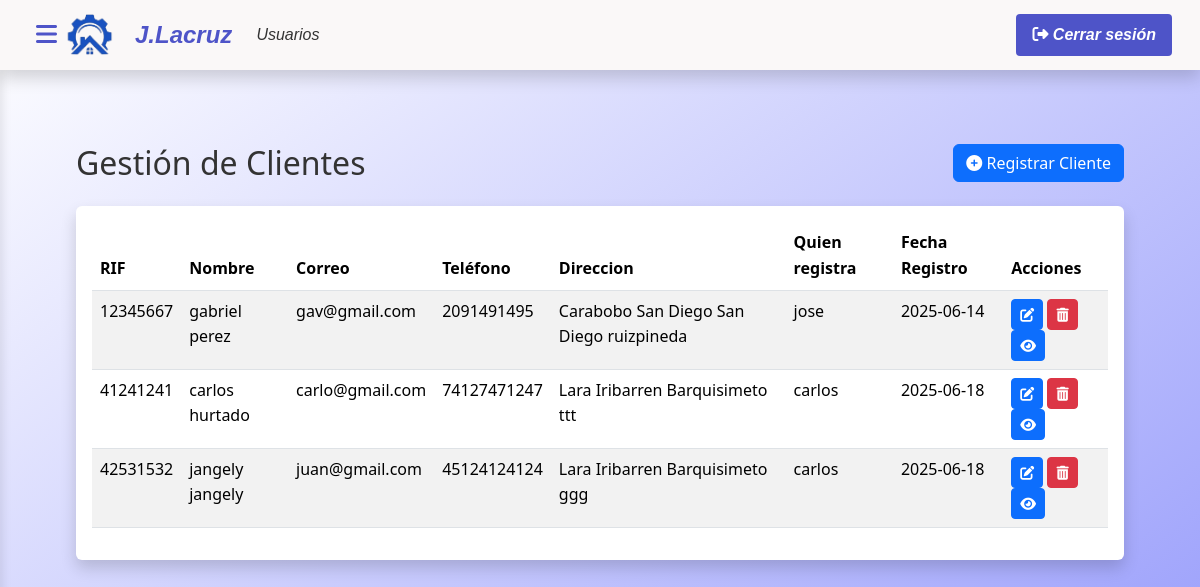
/index.php?c=clientes&m=index (signed in), run on an earlier commit of the app's database.
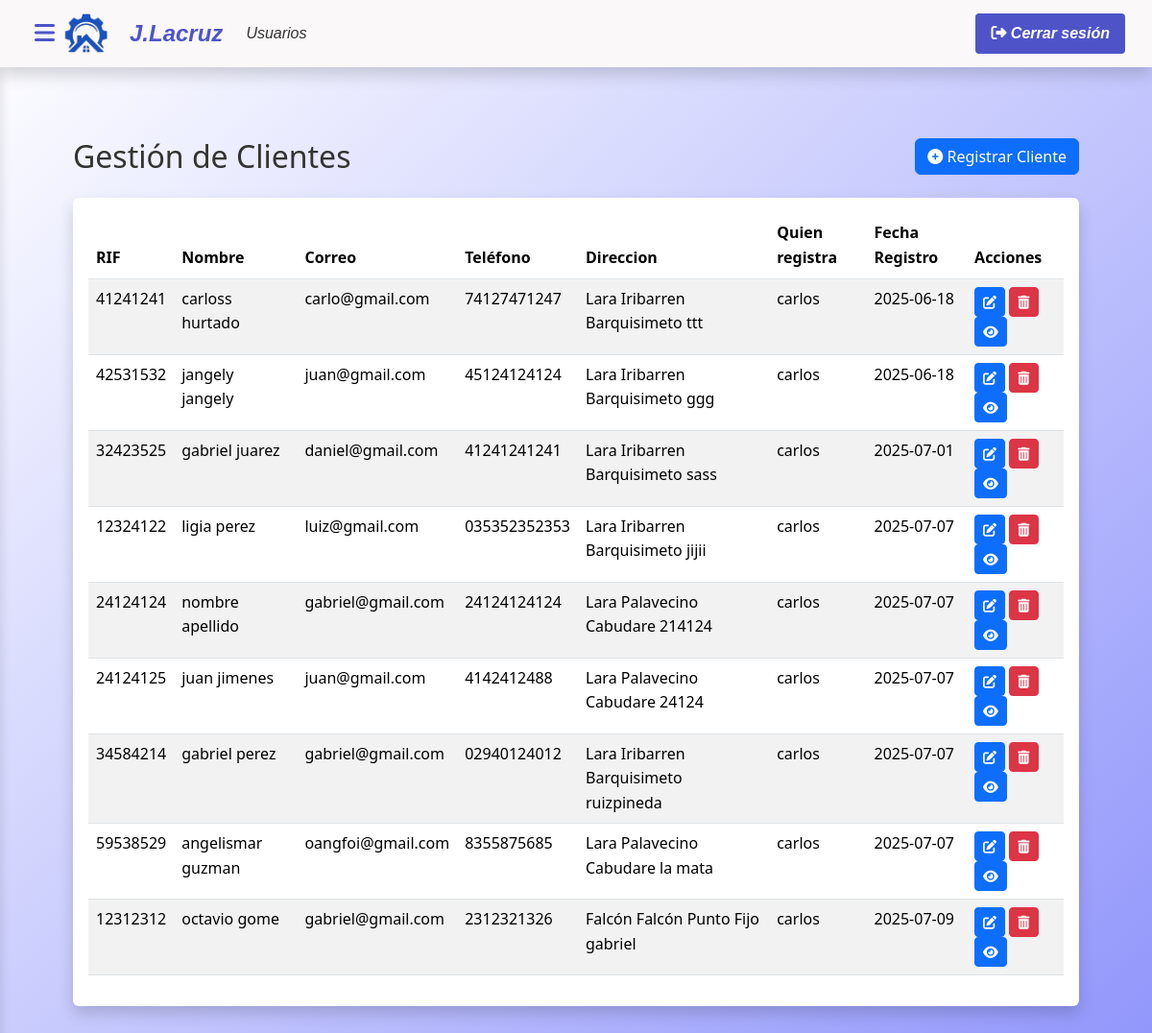
And on a later commit of the database.
### tables this page shows
CREATE TABLE `cliente` (
  `rif` varchar(20) NOT NULL,
  `cedula_usuario` int(11) NOT NULL,
  `razon_social` varchar(200) NOT NULL,
  `id_direccion` int(11) NOT NULL,
  `nombre` varchar(50) NOT NULL,
  `apellido` varchar(30) NOT NULL,
  `telefono` varchar(20) NOT NULL,
  `correo` varchar(100) NOT NULL,
  `fecha_registro` date NOT NULL
);

CREATE TABLE `estado` (
  `id_estado` int(11) NOT NULL,
  `nombre` varchar(100) NOT NULL
);

CREATE TABLE `municipio` (
  `id_municipio` int(11) NOT NULL,
  `id_estado` int(11) NOT NULL,
  `nombre` varchar(100) NOT NULL
);

CREATE TABLE `ciudad` (
  `id_ciudad` int(11) NOT NULL,
  `id_municipio` int(11) NOT NULL,
  `nombre` varchar(100) NOT NULL,
  `codigo_postal` varchar(10) NOT NULL
);

CREATE TABLE `direccion` (
  `id_direccion` int(11) NOT NULL,
  `id_estado` int(11) NOT NULL,
  `id_municipio` int(11) DEFAULT NULL,
  `id_ciudad` int(11) DEFAULT NULL,
  `calle` varchar(255) NOT NULL
);

CREATE TABLE `usuario` (
  `cedula` int(11) NOT NULL,
  `id_rol` int(11) NOT NULL,
  `username` varchar(50) NOT NULL,
  `clave` varchar(300) NOT NULL,
  `telefono` varchar(20) NOT NULL,
  `correo` varchar(100) NOT NULL
);

### modelo/conexion.php (called while the page is built, shortened)
<?php
class Conexion {
    public function __construct() {
    try {
        $this->pdo = new PDO("mysql:host=localhost;dbname=proyecto_lacruz", "root", "");
    } catch (PDOException $e) {
        die("Error de conexión: " . $e->getMessage());
    }
}
}
?>

### modelo/cliente.php (called while the page is built, shortened)
<?php
require_once 'modelo/conexion.php';
class ClienteModel extends Conexion {
    public function listar() {
        $sql = "SELECT
            c.rif,
            c.nombre AS nombre_cliente,
            c.apellido AS apellido_cliente,
            c.telefono,
            c.correo,
            c.fecha_registro,
            u.username AS nombre_usuario,
            d.calle,
            ciu.nombre AS ciudad,
            mun.nombre AS municipio,
            est.nombre AS estado,
            ciu.codigo_postal
        FROM
            cliente c
        JOIN
            usuario u ON c.cedula_usuario = u.cedula
        JOIN
            direccion d ON c.id_direccion = d.id_direccion
        JOIN
            ciudad ciu ON d.id_ciudad = ciu.id_ciudad
        JOIN
            municipio mun ON d.id_municipio = mun.id_municipio
        JOIN
            estado est ON d.id_estado = est.id_estado
        ORDER BY
            fecha_registro ASC;";
        $stmt = $this->pdo->query($sql);
        return $stmt->fetchAll(PDO::FETCH_ASSOC);
    }
}
?>

### vista/clientes/index.php (the view, shortened to what this page needs)
<?php require_once('vista/parcial/header.php');
?>
<div class="main-content">
    <div class="container-fluid py-4">
        <div class="row mb-4">
            <div class="col-md-6">
                <h2 class="mb-0">Gestión de Clientes</h2>
            </div>
            <div class="col-md-6 text-end" >
                <button type="button" class="btn btn-primary" data-bs-toggle="modal" data-bs-target="#crearClienteModal">
                    <i class="fas fa-plus-circle"></i> Registrar Cliente
                </button>
            </div>
        </div>
        <div class="card">
            <div class="card-body">
                <div class="table-responsive">
                    <table class="table table-striped table-hover">
                        <thead class="table-white">
                            <tr>
                                <th>RIF</th>
                                <th>Nombre</th>
                                <th>Correo</th>
                                <th>Teléfono</th>
                                <th>Direccion</th>
                                <th>Quien registra</th>
                                <th>Fecha Registro</th>
                                <th>Acciones</th>
                            </tr>
                        </thead>
                        <tbody>
                               <?php foreach ($cliente as $cli): ?>
                            <tr>
                                <td><?= htmlspecialchars($cli['rif']) ?></td>
                                <td><?= htmlspecialchars($cli['nombre_cliente']) ?> <?= htmlspecialchars($cli['apellido_cliente']) ?></td>
                                <td><?= htmlspecialchars($cli['correo']) ?></td>
                                <td><?= htmlspecialchars($cli['telefono']) ?></td>
                                <td><?= htmlspecialchars($cli['estado']) ?> <?= htmlspecialchars($cli['municipio']) ?> <?= htmlspecialchars($cli['ciudad']) ?> <?= htmlspecialchars($cli['calle']) ?></td>
                                <td><?= htmlspecialchars($cli['nombre_usuario']) ?></td>
                                 <td><?= htmlspecialchars($cli['fecha_registro']) ?></td>
                                <td>
                                    <button type="button" class="btn btn-primary btn-sm btn-editar-cliente"
                                    data-rif="<?= $cli['rif'] ?>">
                                    <i class="fas fa-edit"></i>
                                    </button>
                                     <button type="button" class="btn btn-danger btn-sm btn-eliminar" data-id="<?= $cli['rif'] ?>"data-controlador="clientes">
                                                    <i class="fas fa-trash-alt"></i>
                                    </button>
                                     <button type="button" class="btn btn-primary btn-sm">  <a href="index.php?c=clientes&m=informacion&rif=<?=$cli['rif']?>">
                                    <i class="fas fa-eye"></i>
                                    </button>
                                </td>
                            </tr>
                            <?php endforeach; ?>
                        </tbody>
                    </table>
                </div>
            </div>
        </div>
    </div>
</div>
<?php require_once('vista/parcial/footer.php'); ?>

What changed in the data, as far as the page shows it:
removed cliente: rif "12345667", nombre "gabriel", apellido "perez", correo "gav@gmail.com", telefono "2091491495", estado.nombre "Carabobo", municipio.nombre "San Diego", ciudad.nombre "San Diego", id_direccion.calle "ruizpineda", cedula_usuario.username "jose", fecha_registro "2025-06-14"
changed cliente "hurtado": nombre "carlos" → "carloss"
added cliente: rif "32423525", nombre "gabriel", apellido "juarez", correo "daniel@gmail.com", telefono "41241241241", estado.nombre "Lara", municipio.nombre "Iribarren", ciudad.nombre "Barquisimeto", id_direccion.calle "sass", cedula_usuario.username "carlos", fecha_registro "2025-07-01"
added cliente: rif "12324122", nombre "ligia", apellido "perez", correo "luiz@gmail.com", telefono "035352352353", estado.nombre "Lara", municipio.nombre "Iribarren", ciudad.nombre "Barquisimeto", id_direccion.calle "jijii", cedula_usuario.username "carlos", fecha_registro "2025-07-07"
added cliente: rif "24124124", nombre "nombre", apellido "apellido", correo "gabriel@gmail.com", telefono "24124124124", estado.nombre "Lara", municipio.nombre "Palavecino", ciudad.nombre "Cabudare", id_direccion.calle "214124", cedula_usuario.username "carlos", fecha_registro "2025-07-07"
added cliente: rif "24124125", nombre "juan", apellido "jimenes", correo "juan@gmail.com", telefono "4142412488", estado.nombre "Lara", municipio.nombre "Palavecino", ciudad.nombre "Cabudare", id_direccion.calle "24124", cedula_usuario.username "carlos", fecha_registro "2025-07-07"
added cliente: rif "34584214", nombre "gabriel", apellido "perez", correo "gabriel@gmail.com", telefono "02940124012", estado.nombre "Lara", municipio.nombre "Iribarren", ciudad.nombre "Barquisimeto", id_direccion.calle "ruizpineda", cedula_usuario.username "carlos", fecha_registro "2025-07-07"
added cliente: rif "59538529", nombre "angelismar", apellido "guzman", correo "oangfoi@gmail.com", telefono "8355875685", estado.nombre "Lara", municipio.nombre "Palavecino", ciudad.nombre "Cabudare", id_direccion.calle "la mata", cedula_usuario.username "carlos", fecha_registro "2025-07-07"
added cliente: rif "12312312", nombre "octavio", apellido "gome", correo "gabriel@gmail.com", telefono "2312321326", estado.nombre "Falcón", municipio.nombre "Falcón", ciudad.nombre "Punto Fijo", id_direccion.calle "gabriel", cedula_usuario.username "carlos", fecha_registro "2025-07-09"
